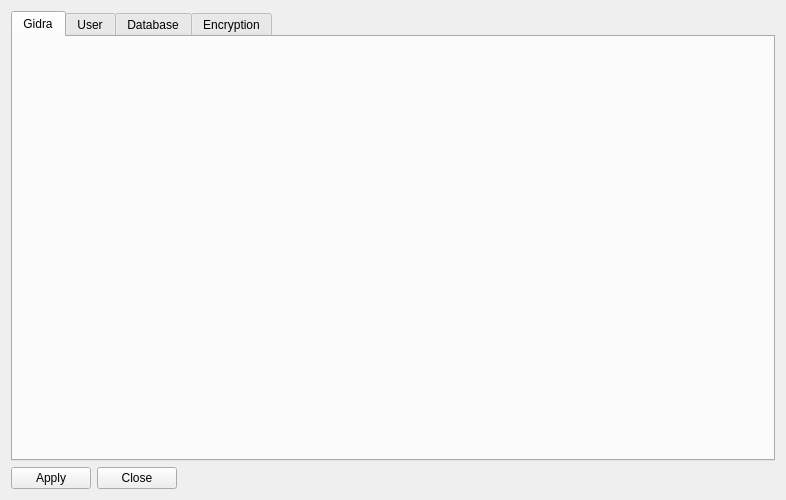
<?xml version="1.0" encoding="UTF-8"?>
<ui version="4.0">
 <class>settingsform</class>
 <widget class="QWidget" name="settingsform">
  <property name="geometry">
   <rect>
    <x>0</x>
    <y>0</y>
    <width>786</width>
    <height>500</height>
   </rect>
  </property>
  <property name="windowTitle">
   <string>Form</string>
  </property>
  <layout class="QGridLayout" name="gridLayout_2">
   <item row="0" column="0">
    <layout class="QGridLayout" name="gridLayout">
     <item row="0" column="1">
      <widget class="QTabWidget" name="settingsTabWidget">
       <property name="currentIndex">
        <number>0</number>
       </property>
       <widget class="QWidget" name="tab">
        <attribute name="title">
         <string>Gidra</string>
        </attribute>
       </widget>
       <widget class="QWidget" name="tab_2">
        <attribute name="title">
         <string>User</string>
        </attribute>
       </widget>
       <widget class="QWidget" name="tab_3">
        <attribute name="title">
         <string>Database</string>
        </attribute>
       </widget>
       <widget class="QWidget" name="tab_4">
        <attribute name="title">
         <string>Encryption</string>
        </attribute>
       </widget>
      </widget>
     </item>
     <item row="1" column="1">
      <layout class="QHBoxLayout" name="horizontalLayout">
       <item>
        <widget class="QPushButton" name="ApplyButton">
         <property name="text">
          <string>Apply</string>
         </property>
        </widget>
       </item>
       <item>
        <widget class="QPushButton" name="CloseButton">
         <property name="text">
          <string>Close</string>
         </property>
        </widget>
       </item>
       <item>
        <spacer name="horizontalSpacer">
         <property name="orientation">
          <enum>Qt::Horizontal</enum>
         </property>
         <property name="sizeHint" stdset="0">
          <size>
           <width>40</width>
           <height>20</height>
          </size>
         </property>
        </spacer>
       </item>
      </layout>
     </item>
    </layout>
   </item>
  </layout>
 </widget>
 <resources/>
 <connections/>
</ui>
